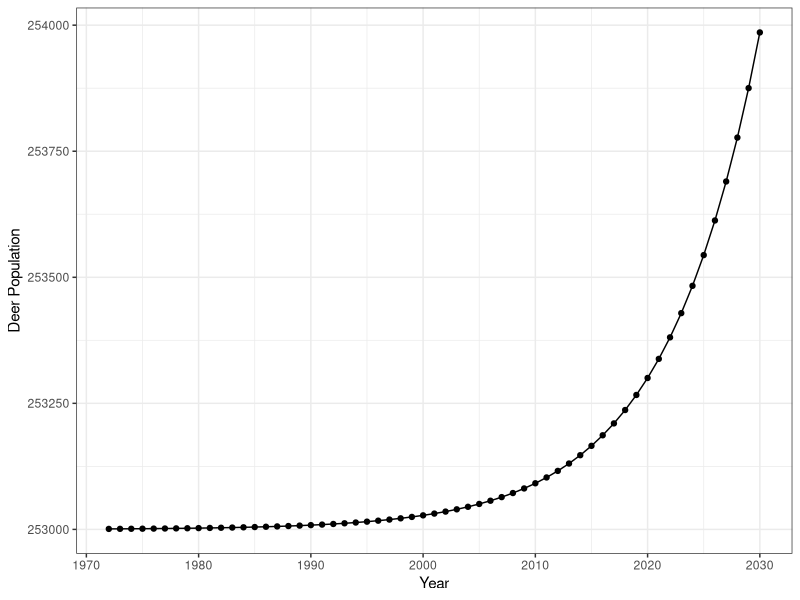
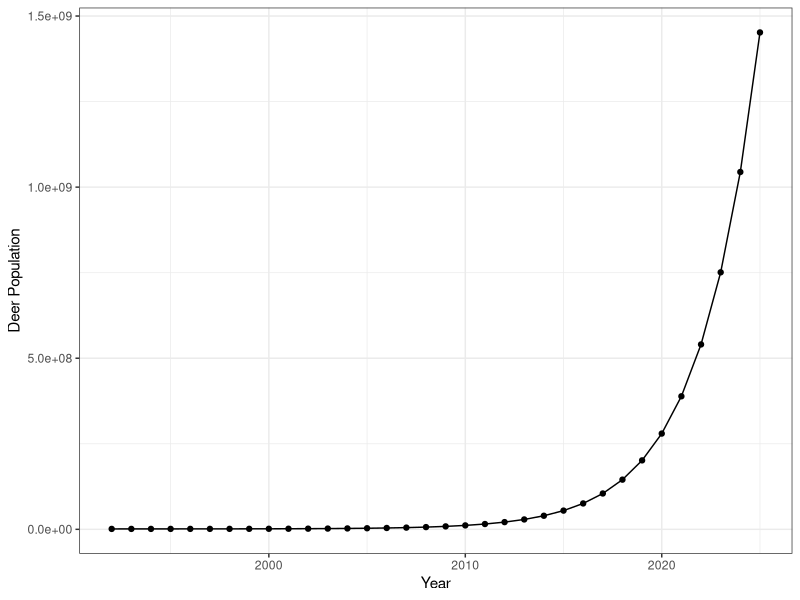
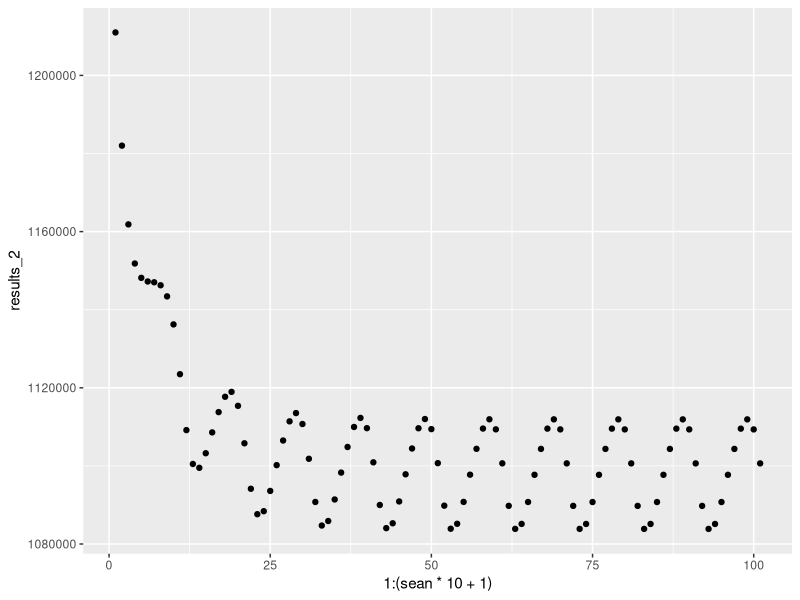
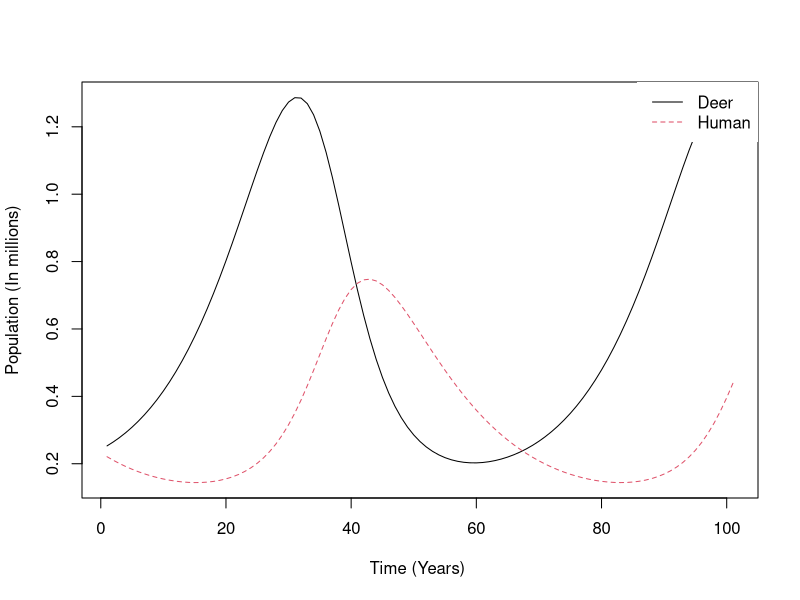

Reproduce these figures in R, in order. (Note: this script raises an error after producing the figures.)
# Final Models for Paper

library(tidyverse)
library(deSolve)



# Euler's Method Function -------------------------------------------------

euler <- function(dy.dt=function(t,y){}, h, y0, start=0, end=1) {
  nsteps <- (end-start)/h
  ys <- numeric(nsteps+1)
  ys[1] <- y0
  for (i in 1:nsteps) {
    t <- start + (i-1)*h
    ys[i+1] <- ys[i] + h*dy.dt(t,ys[i])
  }
  ys
}

# Model 1- Natural Pop Growth ---------------------------------------------

#Start with the natural dynamics. The law of exponential evolution or Malthus law. 
#We use r = .118849 based on file 'EDA.R' growth rate from first two data points (before carrying capacity is reached)

#dy/dt = ry(t)

r <- .118849

model1 <- function(r, t) {
  exp(r*(t-1972)) + 253000
}

t <- c(1972:2030)

results <- model1(r, t)
results <- data.frame(results)
results <- results %>%
  mutate(year = c(1972:2030))

results %>%
  ggplot(mapping = aes(x = year, y = results)) +
  geom_point()+
  geom_line() +
  xlab("Year") +
  ylab("Deer Population") +
  theme_bw()




# Model 2- Natural Growth and Constant Harvest by Time --------------------
#Model 2
#dy/dt = r y(t) - B
#y(t)=(y_0-B/r) e^(r(t-t_0))+B/r

#r = .33 (adjusted r based on an isolated value of growth when accounting for harvest effects and starting at 1992)

model2 <- function(y0, t, r, B) {
  (y0 - (B/r)) * exp(r*(t- 1992)) + (B/r)
}


t <- c(1992:2025)
results <- model2(1211000, t, .33, 390703.5)
results <- data.frame(results)
results <- results %>%
  mutate(year = c(1992:2025))

results %>%
  ggplot(mapping = aes(x = year, y = results)) +
  geom_point()+
  geom_line() +
  xlab("Year") +
  ylab("Deer Population") +
  theme_bw()




# Model 3- Carrying Capacity,  Harvest,  Pop Growth -----------------------
sean = 10 
b = 390700
r=2.16
deerpop = 1211000 ##253000 
## b is the estimated harvest per year
## results 2 is the carrying capacity model plus estimated harvest per year it is a little low 
## Adjusted carrying capacity as it was being affected by the constant harvest 
results_2<-euler(dy.dt=function(t,y){(r*y) - 0.18*(exp((-2*(sin(t*pi))^2)))*y -  ((r/(1100000+(b/1.4)))*y^2)-(b)}, .1,deerpop , 0, sean)


## adjusted the carrying capacity value in the function by adding back in a factor of the estimated harvest value per year



results_2 <- data.frame(results_2)

ggplot(results_2, mapping = aes(x = 1:(sean*10 +1), y = results_2)) +
  geom_point()






# Lotka-Volterra Model ----------------------------------------------------
#An experimental model treating humans as a "predator" of deer
# Main Code from https://www.r-bloggers.com/2010/03/lotka-volterra-model%C2%A0%C2%A0intro/. 
# Then converted into a function
## EXPERIMENTAL MODEL - ISOLATED ENVIRIONMENT


PreyPred <- function(x_prey, y_pred, a, b, g, d){
  
  Pars <- c(a, b, g, d)
  State <- c(x = x_prey, y = y_pred)
  
  
  LotVmod <- function (Time, State, Pars) {
    with(as.list(c(State, Pars)), {
      dx = x*(a - b*y)
      dy = -y*(g - d*x)
      return(list(c(dx, dy)))
    })
  }
  
  Time <- seq(0, 100, by = 1)
  out <- as.data.frame(ode(func = LotVmod, y = State, parms = Pars, times = Time))
  
  matplot(out[,-1], type = "l", xlab = "Time (Years) ", ylab = "Population (In millions)")
  legend("topright", c("Deer", "Human"), lty = c(1,2), col = c(1,2), box.lwd = 0)
  
}

PreyPred(0.253, 0.2209, 0.11, 0.3, 0.088, 0.15)






# EDA- Basic Graphs of the Data -------------------------------------------
colors <- c("Deer Population" = "red", "Deer Harvest" = "blue", "Deer Hunters" = "orange")

deer %>%
  ggplot(aes(x = Year)) +
  geom_point(mapping = aes(y = Deer_Population, color = "Deer Population")) +
  geom_line(aes(y = Deer_Population, color = "Deer Population")) +
  geom_point(aes(y = Deer_Harvest, color = "Deer Harvest")) +
  geom_line(aes(y = Deer_Harvest, color = "Deer Harvest")) +
  geom_point(aes(y= Total_Deer_Hunters, color = "Deer Hunters")) +
  geom_line(aes(y = Total_Deer_Hunters, color = "Deer Hunters")) +
  xlab("Year") +
  ylab("Deer Population")+
  labs(color = "Key")+
  scale_color_manual(values = colors)+
  theme_bw()
